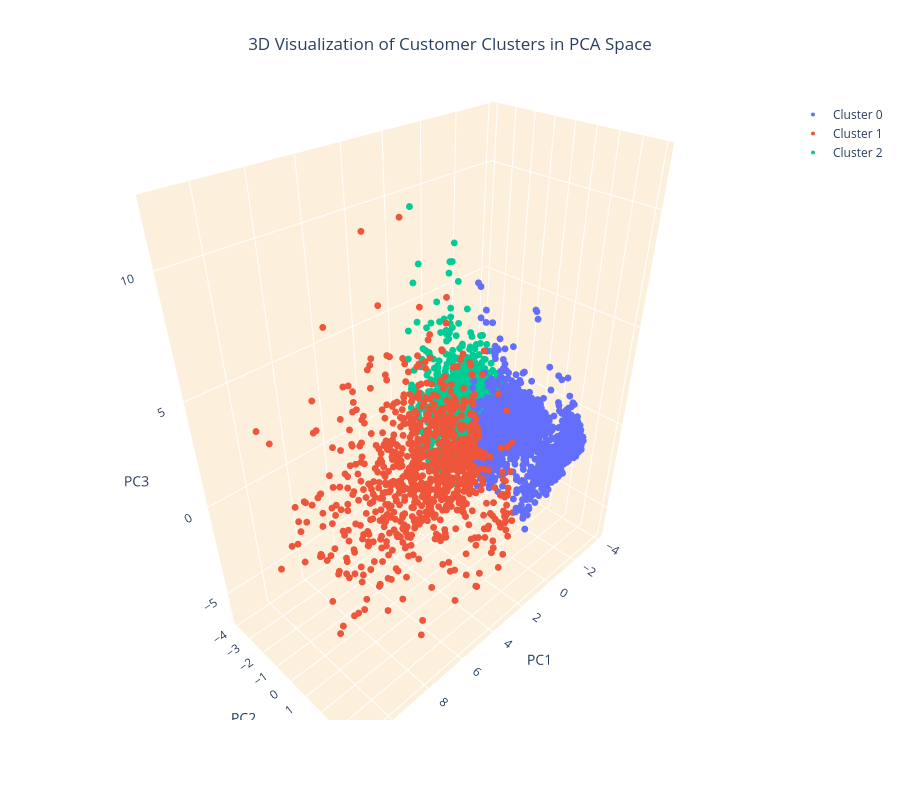

Notebook source saved alongside this figure:
### Code cell
import plotly.graph_objects as go

cluster_0 = customer_data_pca[customer_data_pca['cluster'] == 0] 
cluster_1 = customer_data_pca[customer_data_pca['cluster'] == 1]
cluster_2 = customer_data_pca[customer_data_pca['cluster'] == 2]

fig = go.Figure()
fig.add_trace(go.Scatter3d(
    x=cluster_0['PC1'], y=cluster_0['PC2'], z=cluster_0['PC3'],
    mode='markers', marker=dict(size=4), name='Cluster 0'
))
fig.add_trace(go.Scatter3d(
    x=cluster_1['PC1'], y=cluster_1['PC2'], z=cluster_1['PC3'],
    mode='markers', marker=dict(size=4), name='Cluster 1'
))
fig.add_trace(go.Scatter3d(
    x=cluster_2['PC1'], y=cluster_2['PC2'], z=cluster_2['PC3'],
    mode='markers', marker=dict(size=4), name='Cluster 2'
))

fig.update_layout(
    title=dict(text='3D Visualization of Customer Clusters in PCA Space', x=0.5),
    scene=dict(
        xaxis=dict(backgroundcolor="#fcf0dc", gridcolor='white', title='PC1'),
        yaxis=dict(backgroundcolor="#fcf0dc", gridcolor='white', title='PC2'),
        zaxis=dict(backgroundcolor="#fcf0dc", gridcolor='white', title='PC3'),
    ),
    width=900,
    height=800
)
fig.show()

### Figure 1 — Plotly figure (JSON) as saved in the notebook; plotly's stock layout.template omitted (floating-point values rounded to 4 significant figures; data arrays with more than 128 entries replaced by an {"elided": "..."} marker saying what was removed)
{"data": [{"marker": {"size": 4}, "mode": "markers", "name": "Cluster 0", "type": "scatter3d", "x": {"elided": "2231 float values"}, "y": {"elided": "2231 float values"}, "z": {"elided": "2231 float values"}}, {"marker": {"size": 4}, "mode": "markers", "name": "Cluster 1", "type": "scatter3d", "x": {"elided": "895 float values"}, "y": {"elided": "895 float values"}, "z": {"elided": "895 float values"}}, {"marker": {"size": 4}, "mode": "markers", "name": "Cluster 2", "type": "scatter3d", "x": {"elided": "2353 float values"}, "y": {"elided": "2353 float values"}, "z": {"elided": "2353 float values"}}], "layout": {"height": 800, "scene": {"xaxis": {"backgroundcolor": "#fcf0dc", "gridcolor": "white", "title": {"text": "PC1"}}, "yaxis": {"backgroundcolor": "#fcf0dc", "gridcolor": "white", "title": {"text": "PC2"}}, "zaxis": {"backgroundcolor": "#fcf0dc", "gridcolor": "white", "title": {"text": "PC3"}}}, "title": {"text": "3D Visualization of Customer Clusters in PCA Space", "x": 0.5}, "width": 900}}
